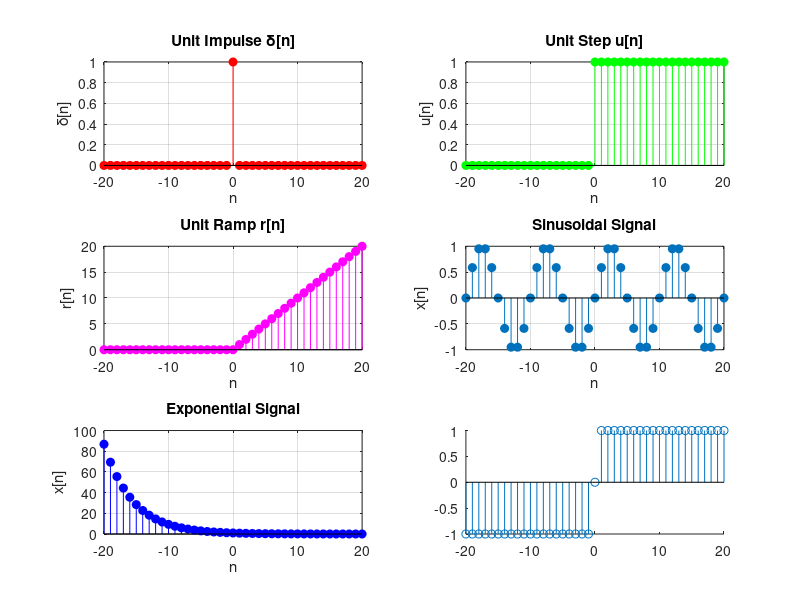

This figure's MATLAB source: (Note: this script raises an error after producing the figure.)
% EXPERIMENT 01 - DSP LAB
% Generation of Basic Signals and Their Classification
%
% Signals:
% 1. Unit Impulse
% 2. Unit Step
% 3. Unit Ramp
% 4. Sinusoidal Signal
% 5. Exponential Signal
% 6. Signum Signal

clc;
clear;
close all;

% Time index
n = -20:20;

% ------------------------------------------------------------------------
% Signal Definitions
% ------------------------------------------------------------------------

% 1. Unit Impulse
delta = (n == 0);

% 2. Unit Step
u = (n >= 0);

% 3. Unit Ramp
r = n .* (n >= 0);

% 4. Sinusoidal Signal
x_sin = sin(0.2*pi*n);

% 5. Exponential Signal
x_exp = (0.8).^n;

% 6. Signum Signal
x_sign = sign(n);

% ------------------------------------------------------------------------
% Plotting
% ------------------------------------------------------------------------

figure;

subplot(3,2,1);
stem(n, delta,"r", 'filled');
title('Unit Impulse \delta[n]');
xlabel('n');
ylabel('\delta[n]');
grid on;

subplot(3,2,2);
stem(n, u,"g", 'filled');
title('Unit Step u[n]');
xlabel('n');
ylabel('u[n]');
grid on;

subplot(3,2,3);
stem(n, r,"m", 'filled');
title('Unit Ramp r[n]');
xlabel('n');
ylabel('r[n]');
grid on;

subplot(3,2,4);
stem(n, x_sin, 'filled');
title('Sinusoidal Signal');
xlabel('n');
ylabel('x[n]');
grid on;

subplot(3,2,5);
stem(n, x_exp,"b", 'filled');
title('Exponential Signal');
xlabel('n');
ylabel('x[n]');
grid on;

subplot(3,2,6);
stem(n, x_sign,"a", 'filled');
title('Signum Signal');
xlabel('n');
ylabel('sgn[n]');
grid on;
